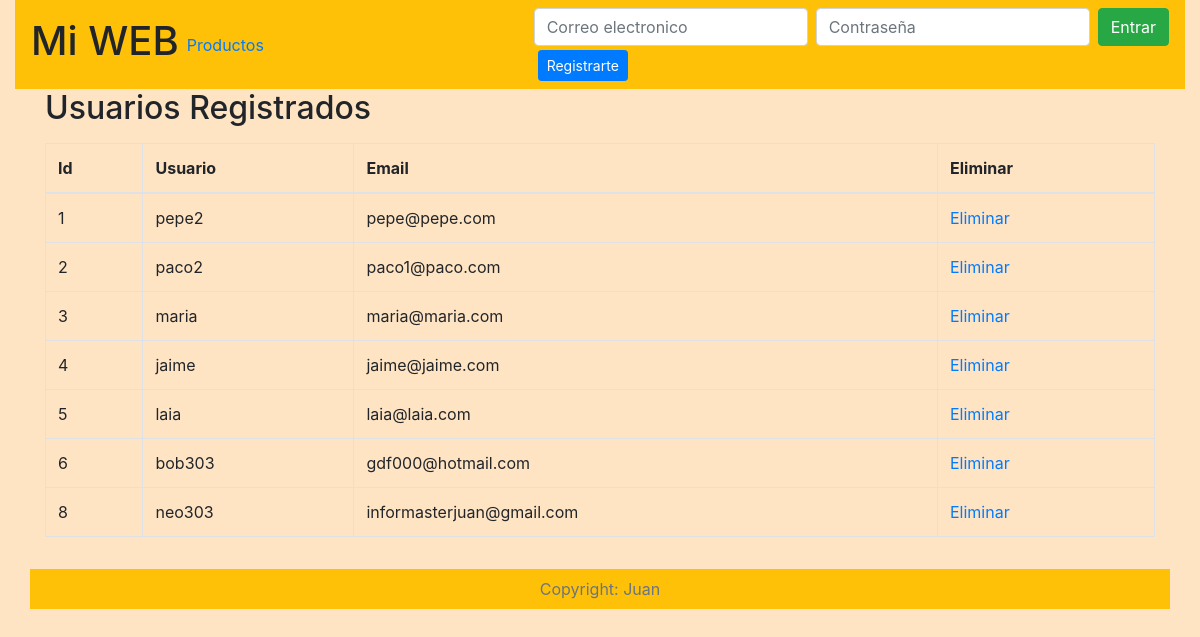
/admin_usuarios.php, run on the app's committed database.
### tables this page shows
CREATE TABLE `usuarios` (
  `id` int(2) NOT NULL,
  `usuario` varchar(100) NOT NULL,
  `nombre` varchar(255) NOT NULL,
  `apellidos` varchar(255) NOT NULL,
  `email` varchar(100) NOT NULL,
  `pass` varchar(200) NOT NULL,
  `fecha` timestamp NOT NULL DEFAULT CURRENT_TIMESTAMP,
  `rol` varchar(255) NOT NULL DEFAULT 'user'
);

### librerias/consultas_bd.php (called while the page is built, shortened)
<?php
function list_usuarios($conexion)
{
    $sql = "SELECT * FROM usuarios";
    $res = mysqli_query($conexion, $sql);
    return $res;
}

### admin_usuarios.php (the view, shortened to what this page needs)
<?php
include "database/conexion_bd.php";
include "librerias/consultas_bd.php";
?>
    <!doctype html>
    <html lang="es">
    <head>
        <?php include "plantillas/plantilla_cabecera.php";?>
    </head>
    <body>
        <div class="container-fluid">
            <?php include "plantillas/plantilla_navegacion.php";?>
                <div class="container">
                    <div class="row">
                        <div class="col-12">
                                <h2>Usuarios Registrados</h2>
                                <table class="table table-bordered table-hover">
                                    <thead>
                                        <tr>
                                            <th scope="col">Id</th>
                                            <th scope="col">Usuario</th>
                                            <th scope="col">Email</th>
                                            <th scope="col">Eliminar</th>
                                        </tr>
                                    </thead>
                                    <?php
                            $res = list_usuarios($conexion);
                            while($row = mysqli_fetch_array($res)){
                                echo "<tr><td>".$row['id']."</td><td>".$row['usuario']."</td><td>".$row['email']."</td><td><a href='?eliminar_id=".$row['id']."'>Eliminar</a></td></tr>";
                            }
                        ?>
                                </table>
                        </div>
                    </div>
                </div>
                <div class="container-fluid">
                    <?php include "plantillas/plantilla_pie.php";?>
                </div>
        </div>
    </body>
    </html>

### css/mi_css.css (style rules this page uses)
body { background-color: bisque; }

### data on the page
usuarios: id "1", usuario "pepe2", email "pepe@pepe.com"
usuarios: id "2", usuario "paco2", email "paco1@paco.com"
usuarios: id "3", usuario "maria", email "maria@maria.com"
usuarios: id "4", usuario "jaime", email "jaime@jaime.com"
usuarios: id "5", usuario "laia", email "laia@laia.com"
usuarios: id "6", usuario "bob303", email "gdf000@hotmail.com"
usuarios: id "8", usuario "neo303", email "informasterjuan@gmail.com"
